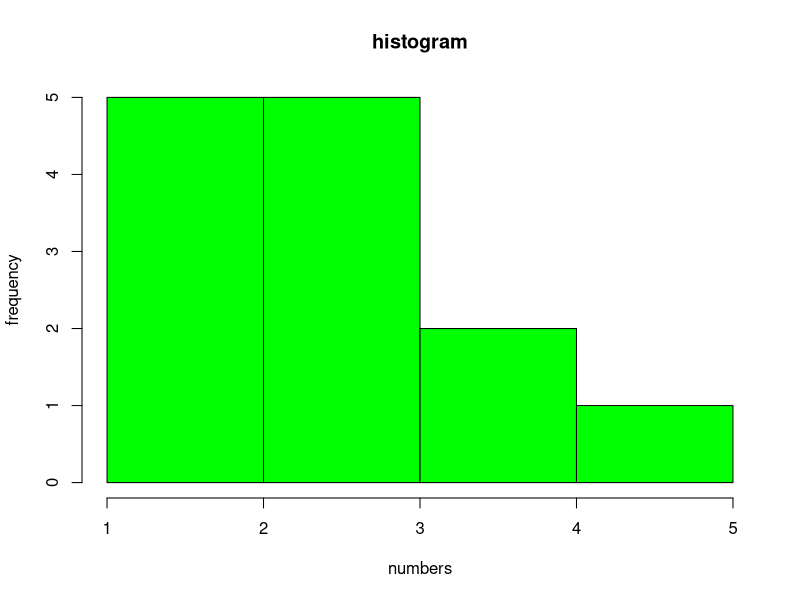
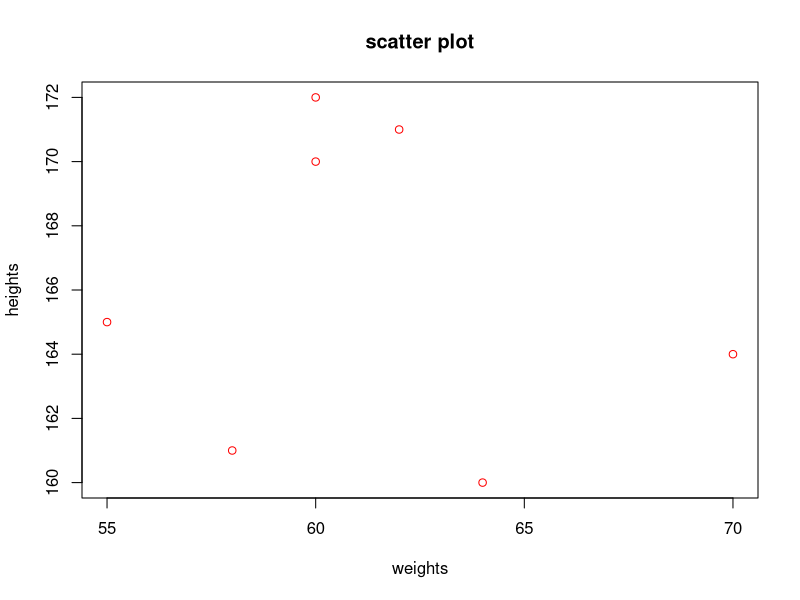

Write the R code that produced these figures, in order.
vec <- c(2,3,4,3,3,2,3,3,1,2,2,4,5)

hist(vec,main='histogram',col='green',xlab='numbers',ylab='frequency')

heights <- c(165,172,170,171,164,161,160)
weights <- c(55,60,60,62,70,58,64)
plot(weights,heights,col='red',main="scatter plot",xlab = "weights",ylab="heights")
